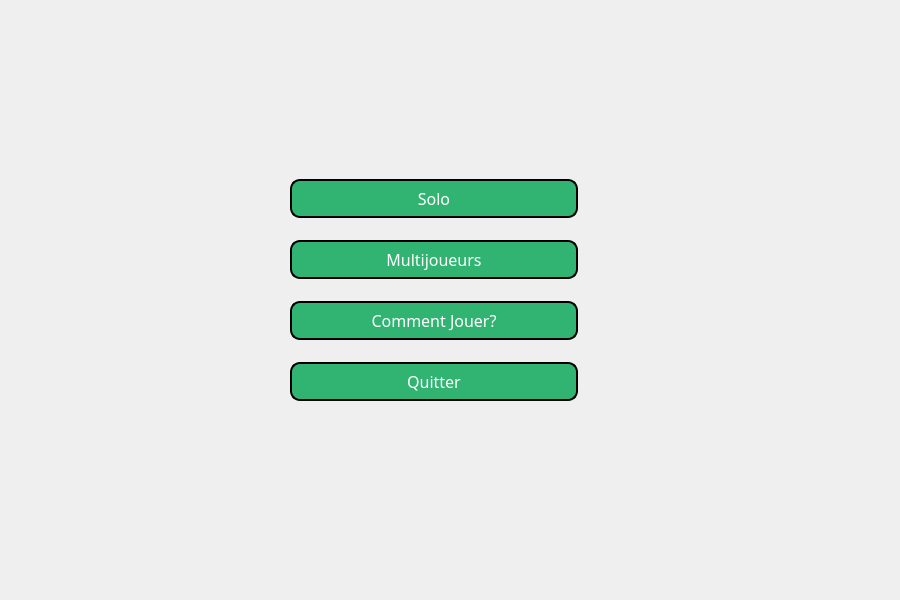
<?xml version="1.0" encoding="UTF-8"?>
<ui version="4.0">
 <class>Menu</class>
 <widget class="QWidget" name="Menu">
  <property name="geometry">
   <rect>
    <x>0</x>
    <y>0</y>
    <width>900</width>
    <height>600</height>
   </rect>
  </property>
  <property name="windowTitle">
   <string>Form</string>
  </property>
  <widget class="QWidget" name="verticalLayoutWidget">
   <property name="geometry">
    <rect>
     <x>290</x>
     <y>160</y>
     <width>288</width>
     <height>261</height>
    </rect>
   </property>
   <layout class="QVBoxLayout" name="verticalLayout" stretch="0,0,0,0">
    <property name="spacing">
     <number>8</number>
    </property>
    <property name="topMargin">
     <number>5</number>
    </property>
    <property name="bottomMargin">
     <number>5</number>
    </property>
    <item>
     <widget class="QPushButton" name="pushButton">
      <property name="font">
       <font>
        <family>Bauhaus 93</family>
        <pointsize>12</pointsize>
        <italic>false</italic>
        <bold>false</bold>
       </font>
      </property>
      <property name="styleSheet">
       <string notr="true">    background-color: rgb(49, 180, 114);
	color : white;
    border-style: outset;
    border-width: 2px;
    border-radius: 10px;
    border-color: black;
	font: url(C:/Users/dell/Documents/Game_menu_2/fonts/Bubblegum.otf);
    min-width: 10em;
    padding: 6px;</string>
      </property>
      <property name="text">
       <string>Solo</string>
      </property>
     </widget>
    </item>
    <item>
     <widget class="QPushButton" name="pushButton_2">
      <property name="font">
       <font>
        <family>Bauhaus 93</family>
        <pointsize>12</pointsize>
        <italic>false</italic>
        <bold>false</bold>
       </font>
      </property>
      <property name="styleSheet">
       <string notr="true">    background-color: rgb(49, 180, 114);
	color : white;
    border-style: outset;
    border-width: 2px;
    border-radius: 10px;
    border-color: black;
	font: url(C:/Users/dell/Documents/Game_menu_2/fonts/Bubblegum.otf);
    min-width: 10em;
    padding: 6px;</string>
      </property>
      <property name="text">
       <string>Multijoueurs</string>
      </property>
     </widget>
    </item>
    <item>
     <widget class="QPushButton" name="pushButton_4">
      <property name="font">
       <font>
        <family>Bauhaus 93</family>
        <pointsize>12</pointsize>
        <italic>false</italic>
        <bold>false</bold>
       </font>
      </property>
      <property name="styleSheet">
       <string notr="true">    background-color: rgb(49, 180, 114);
	color : white;
    border-style: outset;
    border-width: 2px;
    border-radius: 10px;
    border-color: black;
	font: url(C:/Users/dell/Documents/Game_menu_2/fonts/Bubblegum.otf);
    min-width: 10em;
    padding: 6px;</string>
      </property>
      <property name="text">
       <string>Comment Jouer?</string>
      </property>
     </widget>
    </item>
    <item>
     <widget class="QPushButton" name="pushButton_3">
      <property name="font">
       <font>
        <family>Bauhaus 93</family>
        <pointsize>12</pointsize>
        <italic>false</italic>
        <bold>false</bold>
       </font>
      </property>
      <property name="styleSheet">
       <string notr="true">    background-color: rgb(49, 180, 114);
	color : white;
    border-style: outset;
    border-width: 2px;
    border-radius: 10px;
    border-color: black;
	font: url(C:/Users/dell/Documents/Game_menu_2/fonts/Bubblegum.otf);
    min-width: 10em;
    padding: 6px;</string>
      </property>
      <property name="text">
       <string>Quitter</string>
      </property>
     </widget>
    </item>
   </layout>
  </widget>
 </widget>
 <resources/>
 <connections/>
</ui>
